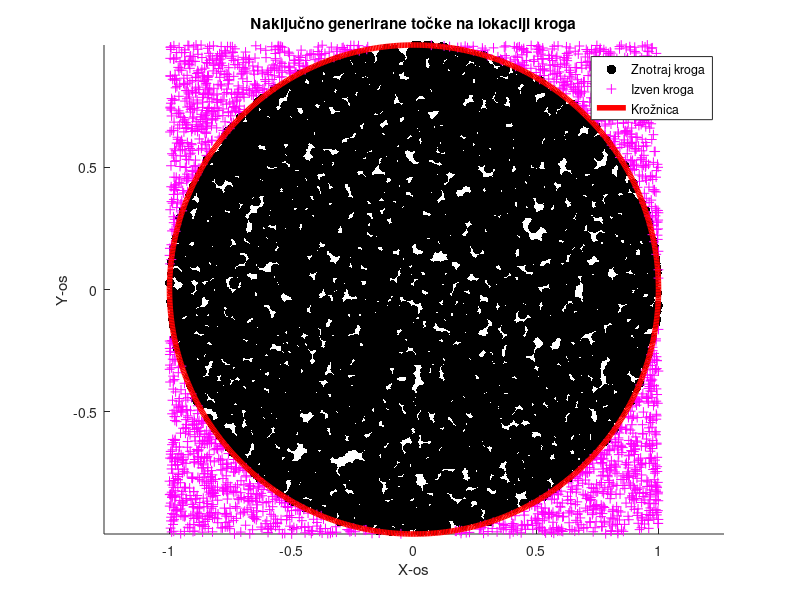

Recreate this plot in MATLAB.
function narisi_krog_in_tocke()
    stevilo_tock = 10000;  
    polmer = 1;
    
    x = 2 * rand(stevilo_tock, 1) - 1;
    y = 2 * rand(stevilo_tock, 1) - 1;
    razdalja = sqrt(x.^2 + y.^2);
    
    tocke_notri = razdalja <= polmer;
    tocke_ven = razdalja > polmer;
    
    scatter(x(tocke_notri), y(tocke_notri), 50, 'k', 'filled');
    hold on;
    scatter(x(tocke_ven), y(tocke_ven), 50, 'm', '+');
    
    narisi_krog(polmer);
    axis equal;
    
    title('Naključno generirane točke na lokaciji kroga');
    xlabel('X-os');
    ylabel('Y-os');
    legend('Znotraj kroga', 'Izven kroga', 'Krožnica');
end

function narisi_krog(polmer)
    kot = linspace(0, 2*pi, 1000);
    x = polmer * cos(kot);
    y = polmer * sin(kot);
    
    plot(x, y, 'r', 'LineWidth', 4);
end
